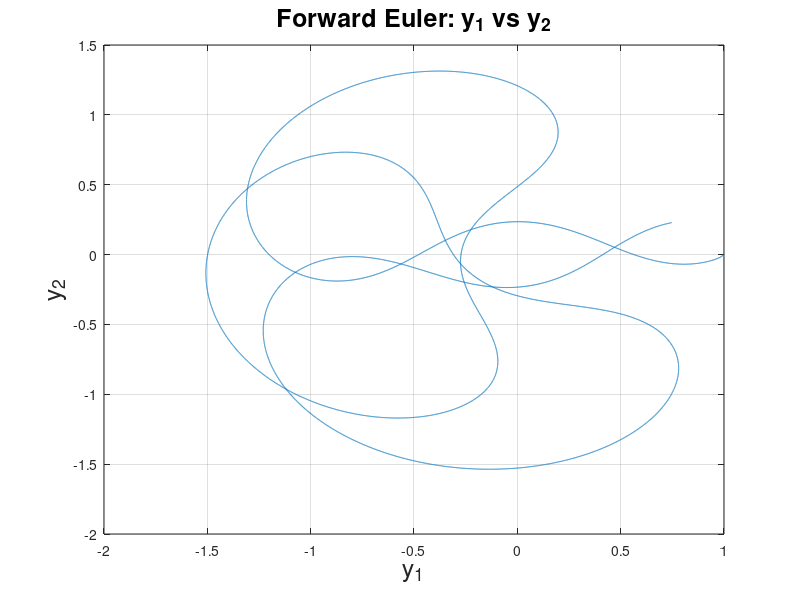
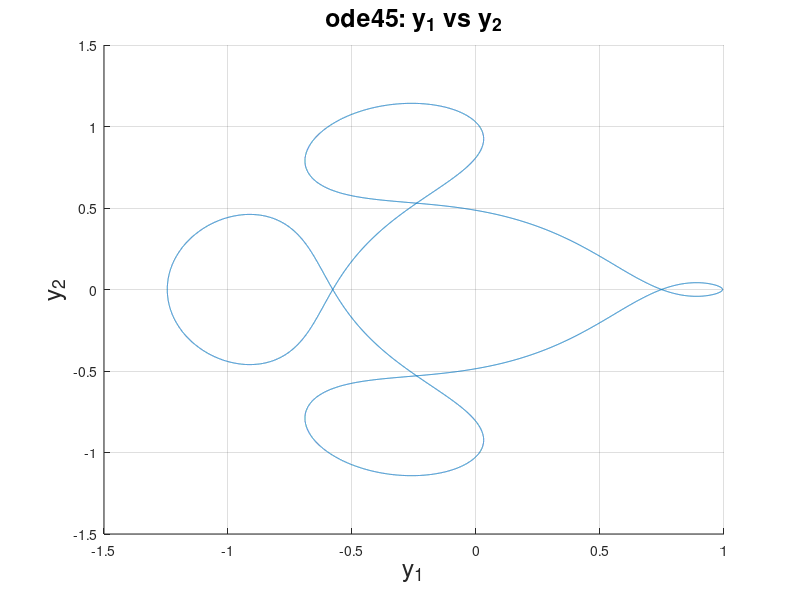

These charts were generated, in order, by the following MATLAB code: (Note: this script raises an error after producing the figures.)
mu = 0.012277471;
mucomp = 1 - mu;
y10 = 0.994;
v10 = 0;
y20 = 0;
v20 = -2.00158510637908252240537862224;
Y0 = [y10; v10; y20; v20];

t0 = 0;
tend = 17.0652165601579625588917206249;
N = 36000;
tspan = linspace(t0, tend, N+1);

Y = zeros(4, N+1);
Y(:,1) = Y0;


function dYdt = tbp(t, Y)
    mu = 0.012277471;
    mucomp = 1 - mu;
    y1 = Y(1);
    v1 = Y(2);
    y2 = Y(3);
    v2 = Y(4);
    D1 = ((y1 + mu)^2 + y2^2)^(3/2);
    D2 = ((y1 - mucomp)^2 + y2^2)^(3/2);
    dy1 = v1;
    ddy1 = y1 + 2*v2 - mucomp*(y1 + mu)/D1 - mu*(y1 - mucomp)/D2;
    dy2 = v2;
    ddy2 = y2 - 2*v1 - mucomp*y2/D1 - mu*y2/D2;
    dYdt = [dy1; ddy1; dy2; ddy2];
end


h = (tend-t0)/N;
for i = 1:N
    Y(:,i+1) = Y(:,i) + h * tbp(tspan(i), Y(:,i));
end

figure(1);
set(gca, 'fontsize', 18)
plot(Y(1,:), Y(3,:))
xlabel('y_1', 'fontsize', 18);
ylabel('y_2', 'fontsize', 18);
title('Forward Euler: y_1 vs y_2', 'fontsize', 18)
grid on


%part b

AbsTol = 1e-12;
RelTol = 1e-9;

options = odeset('AbsTol', AbsTol, 'RelTol', RelTol);
[t_ode45, Y_ode45] = ode45(@tbp, tspan, Y0, options);

figure(2);
hold on;
plot(Y_ode45(:,1), Y_ode45(:,3));
xlabel('y_1', 'fontsize', 18);
ylabel('y_2', 'fontsize', 18);
title('ode45: y_1 vs y_2', 'fontsize', 18);
hold off;
grid on;

%part d

figure(3);
timesteps = diff(sol.x);
hist(timesteps, 100)
xlabel('Step size', 'fontsize', 18)
ylabel('Frequency', 'fontsize', 18)
title('ode45 step sizes', 'fontsize', 18)
grid on

length(timesteps)



